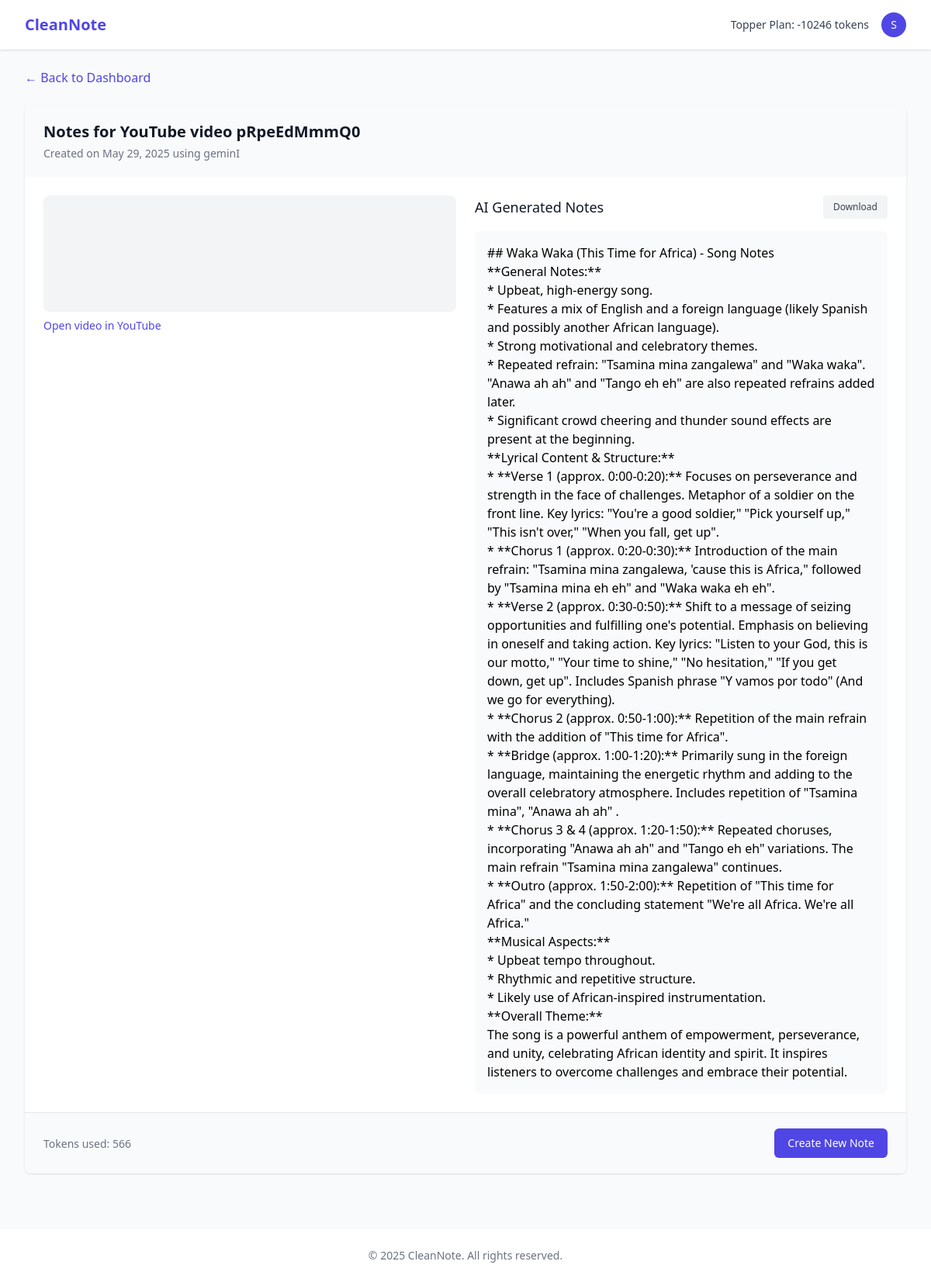
The page /dashboard/note/41/ (signed in) on the database its author committed.
### accounts/models.py (models this page shows, shortened)
class UserProfile(models.Model):
    user = models.OneToOneField(User, on_delete=models.CASCADE, related_name='profile')
    subscription = models.ForeignKey(SubscriptionTier, on_delete=models.SET_NULL, null=True)
    tokens_remaining = models.IntegerField(default=0)

class SubscriptionTier(models.Model):
    name = models.CharField(max_length=50)
    token_limit = models.IntegerField()
    description = models.TextField()
    is_free = models.BooleanField(default=False)
    price = models.DecimalField(max_digits=10, decimal_places=2, default=100)

### dashboard/models.py (models this page shows, shortened)
class Note(models.Model):
    user = models.ForeignKey(User, on_delete=models.CASCADE, related_name='notes')
    youtube_url = models.URLField()
    title = models.CharField(max_length=255)
    content = models.TextField()
    ai_model = models.ForeignKey(AIModel, on_delete=models.SET_NULL, null=True)
    tokens_used = models.IntegerField(default=0)
    created_at = models.DateTimeField(auto_now_add=True)
    video_id = models.CharField(max_length=11, blank=True, null=True)  # Added field

class AIModel(models.Model):
    name = models.CharField(max_length=100)
    api_key_field = models.CharField(max_length=100)
    is_default = models.BooleanField(default=False)

### dashboard/views.py (the view)
# urls.py: path('note/<int:note_id>/', views.note_detail, name='note_detail'),
@login_required
def note_detail(request, note_id):
    note = get_object_or_404(Note, id=note_id, user=request.user)
    transcript = get_youtube_transcript(note.video_id, enhance_transcript=False) if note.video_id else None
    return render(request, 'dashboard/note_detail.html', {
        'note': note,
        'transcript': transcript,
    })

### dashboard/utils.py (called while the page is built, shortened)
def get_youtube_transcript(video_id, enhance_transcript):
    try:
        transcript_list = YouTubeTranscriptApi.get_transcript(video_id)
        transcript_text = ' '.join([item['text'] for item in transcript_list])
        if not enhance_transcript:
            print(transcript_text)
            return transcript_text
    except Exception as e:
        print(f"Transcript API error: {str(e)}")
        return None

### dashboard/templates/dashboard/note_detail.html (shortened to what this page needs)
{% extends "base.html" %}
{% load static %}
{% block content %}
<div class="max-w-7xl mx-auto px-4 sm:px-6 lg:px-8 py-6">
    <div class="mb-6">
        <a href="{% url 'dashboard:dashboard' %}" class="text-indigo-600 hover:text-indigo-900">
            &larr; Back to Dashboard
        </a>
    </div>
    <div class="bg-white shadow rounded-lg overflow-hidden">
        <div class="px-4 py-5 sm:px-6 bg-gray-50">
            <h1 class="text-xl font-bold text-gray-900">{{ note.title }}</h1>
            <p class="mt-1 max-w-2xl text-sm text-gray-500">
                Created on {{ note.created_at|date:"F j, Y" }} using {{ note.ai_model.name }}
            </p>
        </div>
        <div class="grid grid-cols-1 md:grid-cols-2 gap-6 p-6">
            <div>
                <div class="aspect-w-16 aspect-h-9 rounded-lg overflow-hidden bg-gray-100">
                    <iframe
                        src="https://www.youtube.com/embed/{{ video_id }}"
                        frameborder="0"
                        allow="accelerometer; autoplay; clipboard-write; encrypted-media; gyroscope; picture-in-picture"
                        allowfullscreen
                        class="w-full h-full">
                    </iframe>
                </div>
                <div class="mt-2 text-sm text-gray-500">
                    <a href="{{ note.youtube_url }}" target="_blank" class="text-indigo-600 hover:text-indigo-900">
                        Open video in YouTube
                    </a>
                </div>
            </div>
            <div>
                <div class="flex justify-between items-center mb-4">
                    <h2 class="text-lg font-medium text-gray-900">AI Generated Notes</h2>
                    <div class="flex space-x-2">
                        <button type="button" id="download-note-btn" class="inline-flex items-center px-3 py-1.5 border border-transparent text-xs font-medium rounded text-gray-700 bg-gray-100 hover:bg-gray-200 focus:outline-none focus:ring-2 focus:ring-offset-2 focus:ring-gray-500">
                            Download
                        </button>
                    </div>
                </div>
                <div class="prose prose-sm max-w-none bg-gray-50 p-4 rounded-lg">
                    {{ note.content|linebreaks }}
                </div>
            </div>
        </div>
        <div class="px-4 py-5 sm:px-6 bg-gray-50 border-t border-gray-200">
            <div class="flex justify-between items-center">
                <div>
                    <span class="text-sm text-gray-500">Tokens used: {{ note.tokens_used }}</span>
                </div>
                <div>
                    <a href="{% url 'dashboard:dashboard' %}" class="inline-flex items-center px-4 py-2 border border-transparent text-sm font-medium rounded-md text-white bg-indigo-600 hover:bg-indigo-700 focus:outline-none focus:ring-2 focus:ring-offset-2 focus:ring-indigo-500">
                        Create New Note
                    </a>
                </div>
            </div>
        </div>
    </div>
</div>
{% endblock %}

### templates/base.html (shortened to what this page needs)
<!DOCTYPE html>
<html lang="en">
<head>
    <script src="https://cdn.tailwindcss.com"></script>
</head>
<body class="bg-gray-50 min-h-screen"  z-[5]>
    <header class="bg-white shadow">
        <div class="max-w-7xl mx-auto px-4 sm:px-6 lg:px-8">
            <div class="flex justify-between h-16">
                <div class="flex">
             <div class="flex-shrink-0 flex items-center">
                    <a href="{% url 'dashboard:dashboard' %}" class="text-xl font-bold text-indigo-600 hover:text-indigo-800 transition">
                    CleanNote
                     </a>
            </div>
                </div>
                {% if user.is_authenticated %}
                <div class="flex items-center ">
                    <div class="ml-3 relative">
                        <div class="flex items-center space-x-4">
                            <span class="text-sm text-gray-700">
                                {% if user.profile.subscription %}
                                    {{ user.profile.subscription.name }} Plan:
                                    <span class="font-medium">{{ user.profile.tokens_remaining }} tokens</span>
                                {% endif %}
                            </span>
                            <div class="relative">
                                <button type="button" class="flex text-sm rounded-full focus:outline-none" id="user-menu-button">
                                    <div class="h-8 w-8 rounded-full bg-indigo-600 flex items-center justify-center text-white">
                                        {{ user.username|first|upper }}
                                    </div>
                                </button>
                            </div>
                        </div>
                    </div>
                </div>
                {% endif %}
            </div>
        </div>
    </header>
    <main>
        {% block content %}{% endblock %}
    </main>
    <footer class="bg-white mt-12 py-6">
        <div class="max-w-7xl mx-auto px-4 sm:px-6 lg:px-8">
            <p class="text-center text-gray-500 text-sm">
                &copy; {% now "Y" %} CleanNote. All rights reserved.
            </p>
        </div>
    </footer>
</body>
</html>

### rows shown on the page
Note: title "Notes for YouTube video pRpeEdMmmQ0", created_at "May 29, 2025", ai_model.name "geminI", content "## Waka Waka (This Time for Africa) - Song Notes **General Notes:** * Upbeat, high-energy song. * Features a mix of English and a foreign language (likely Spanish and possibly another African language). * Strong motivational and celebratory themes. * Repeated refrain: \"Tsamina mina zangalewa\" and \"Waka waka\". \"Anawa ah ah\" and \"Tango eh eh\" are also repeated refrains added later. * Significant crowd cheering and thunder sound effects are present at the beginning. **Lyrical Content & Structure:** * **Verse 1 (approx. 0:00-0:20):** Focuses on perseverance and strength in the face of challenges. Metaphor of a soldier on the front line. Key lyrics: \"You're a good soldier,\" \"Pick yourself up,\"…", tokens_used "566"

### other values the page prints
{{ user.profile.subscription.name }} "Topper"
{{ user.profile.tokens_remaining }} "-10246"
{{ user.username|first|upper }} "S"
